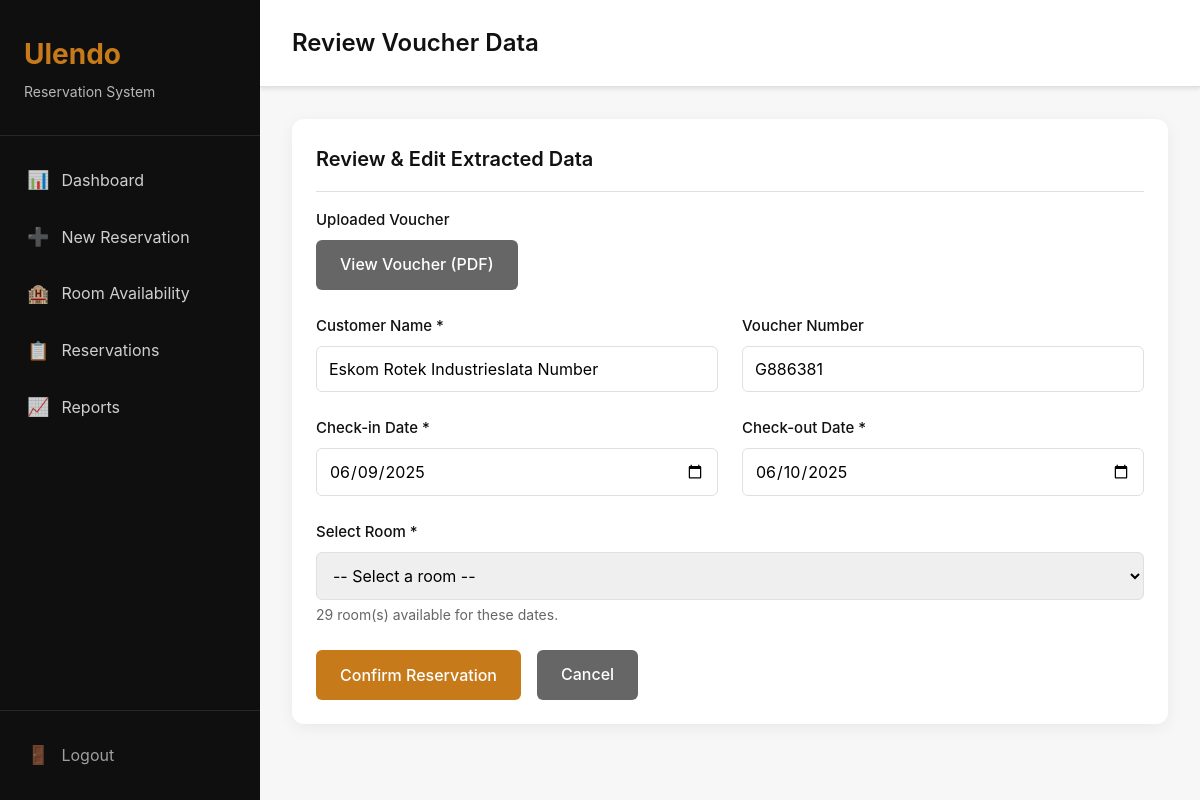
Page /vouchers/5/review/ (signed in) on the committed database.
### vouchers/models.py (models this page shows, shortened)
class Voucher(models.Model):
    voucher_file = models.FileField(upload_to='vouchers/')
    extracted_data = models.JSONField(default=dict, blank=True)
    customer_name = models.CharField(max_length=200, blank=True)
    voucher_number = models.CharField(max_length=100, blank=True)
    check_in_date = models.DateField(null=True, blank=True)
    check_out_date = models.DateField(null=True, blank=True)
    is_confirmed = models.BooleanField(default=False)
    reservation = models.ForeignKey(
        Reservation,
        on_delete=models.SET_NULL,
        null=True,
        blank=True,
        related_name='vouchers'
    )
    created_at = models.DateTimeField(auto_now_add=True)
    updated_at = models.DateTimeField(auto_now=True)
    class Meta:
        ordering = ['-created_at']
        verbose_name = 'Voucher'
        verbose_name_plural = 'Vouchers'

### vouchers/views.py (the view, shortened to what this page needs)
# urls.py: path('<int:voucher_id>/review/', views.review_voucher, name='review_voucher'),
@login_required
def review_voucher(request, voucher_id):
    voucher = get_object_or_404(Voucher, pk=voucher_id)
    available_rooms = []
    if voucher.check_in_date and voucher.check_out_date and voucher.check_out_date > voucher.check_in_date:
        available_rooms = list(get_rooms_available_for_booking())
    context = {
        'voucher': voucher,
        'available_rooms': available_rooms,
    }
    return render(request, 'vouchers/review_voucher.html', context)

### reservations/services.py (called while the page is built)
def get_rooms_available_for_booking():
    booked_ids = (
        Reservation.objects
        .filter(status='confirmed')
        .values_list('room_id', flat=True)
        .distinct()
    )
    return (
        Room.objects
        .filter(is_active=True)
        .exclude(id__in=booked_ids)
        .annotate(room_num_int=Cast('room_number', IntegerField()))
        .order_by('room_num_int')
    )

### vouchers/templates/vouchers/review_voucher.html (shortened to what this page needs)
{% extends 'base.html' %}
{% block page_title %}Review Voucher Data{% endblock %}
{% block content %}
<div class="card">
    <div class="card-header">
        <h3 class="card-title">Review & Edit Extracted Data</h3>
    </div>
    <div class="card-body">
        {% if voucher.voucher_file %}
        <div class="form-group">
            <label class="form-label">Uploaded Voucher</label>
            <div>
                {% if voucher.voucher_file.name|slice:"-4:" == ".pdf" or voucher.voucher_file.name|slice:"-4:" == ".PDF" %}
                    <a href="{{ voucher.voucher_file.url }}" target="_blank" class="btn btn-secondary" style="display: inline-block;">
                        View Voucher (PDF)
                    </a>
                {% else %}
                    <img src="{{ voucher.voucher_file.url }}" alt="Voucher" style="max-width: 100%; max-height: 400px; border: 1px solid var(--border); border-radius: 6px;">
                {% endif %}
            </div>
        </div>
        {% endif %}
        <form method="post">
            <div class="grid grid-2">
                <div class="form-group">
                    <label class="form-label">Customer Name *</label>
                    <input type="text" name="customer_name" value="{{ voucher.customer_name }}" class="form-control" required>
                </div>
                <div class="form-group">
                    <label class="form-label">Voucher Number</label>
                    <input type="text" name="voucher_number" value="{{ voucher.voucher_number }}" class="form-control">
                </div>
            </div>
            <div class="grid grid-2">
                <div class="form-group">
                    <label class="form-label">Check-in Date *</label>
                    <input type="date" name="check_in_date" value="{{ voucher.check_in_date|date:'Y-m-d' }}" class="form-control" required>
                </div>
                <div class="form-group">
                    <label class="form-label">Check-out Date *</label>
                    <input type="date" name="check_out_date" value="{{ voucher.check_out_date|date:'Y-m-d' }}" class="form-control" required>
                </div>
            </div>
            {% if voucher.check_in_date and voucher.check_out_date %}
            <div class="form-group">
                <label class="form-label">Select Room *</label>
                <select name="room" class="form-control" required>
                    <option value="">-- Select a room --</option>
                </select>
                {% if available_rooms|length == 0 %}
                <div class="form-help" style="color: var(--error);">No rooms available for the selected dates.</div>
                {% else %}
                <div class="form-help">{{ available_rooms|length }} room(s) available for these dates.</div>
                {% endif %}
            </div>
            {% else %}
            <div class="alert alert-warning">Please set check-in and check-out dates to see available rooms.</div>
            {% endif %}
            <div class="d-flex gap-2 mt-3">
                <button type="submit" class="btn btn-primary">Confirm Reservation</button>
                <a href="{% url 'reservations:new_reservation' %}" class="btn btn-secondary">Cancel</a>
            </div>
        </form>
    </div>
</div>
{% endblock %}

### core/static/core/css/style.css (style rules this page uses)
:root { --primary: #C77A1A; --secondary: #0F0F0F; --background: #F7F7F7; --text-primary: #111111; --text-secondary: #666666; --success: #1E9E5A; --warning: #F4A261; --error: #D64545; --info: #2F80ED; --white: #FFFFFF; --border: #E0E0E0; --shadow: rgba(0, 0, 0, 0.1); }
* { margin: 0; padding: 0; box-sizing: border-box; }
body { font-family: -apple-system, BlinkMacSystemFont, 'Segoe UI', Roboto, Oxygen, Ubuntu, Cantarell, sans-serif; background: var(--background); color: var(--text-primary); line-height: 1.6; }
.card { background: var(--white); border-radius: 12px; padding: 1.5rem; box-shadow: 0 4px 16px rgba(0, 0, 0, 0.06); margin-bottom: 1.5rem; }
.card-header { display: flex; justify-content: space-between; align-items: center; margin-bottom: 1rem; padding-bottom: 1rem; border-bottom: 1px solid var(--border); }
.card-title { font-size: 1.25rem; font-weight: 600; color: var(--text-primary); }
.card-body { padding: 0; }
.form-group { margin-bottom: 1.5rem; }
.form-label { display: block; margin-bottom: 0.5rem; font-weight: 500; color: var(--text-primary); font-size: 0.9375rem; }
.form-control { width: 100%; padding: 0.75rem; border: 1px solid var(--border); border-radius: 6px; font-size: 1rem; font-family: inherit; transition: all 0.2s; }
select.form-control { cursor: pointer; }
.form-help { color: var(--text-secondary); font-size: 0.875rem; margin-top: 0.25rem; }
.btn { display: inline-block; padding: 0.75rem 1.5rem; border: none; border-radius: 6px; font-size: 1rem; font-weight: 500; cursor: pointer; text-decoration: none; text-align: center; transition: all 0.2s; font-family: inherit; }
.btn-primary { background: var(--primary); color: var(--white); }
.btn-secondary { background: var(--text-secondary); color: var(--white); }
.grid { display: grid; gap: 1.5rem; }
.grid-2 { grid-template-columns: repeat(2, 1fr); }
.mt-3 { margin-top: 1.5rem; }
.d-flex { display: flex; }
.gap-2 { gap: 1rem; }

### rows in the picture
Voucher: customer_name "Eskom Rotek IndustriesIata Number", voucher_number "G886381", check_in_date "06/09/2025", check_out_date "06/10/2025"

### other values in the picture
{{ available_rooms|length }} "29"
